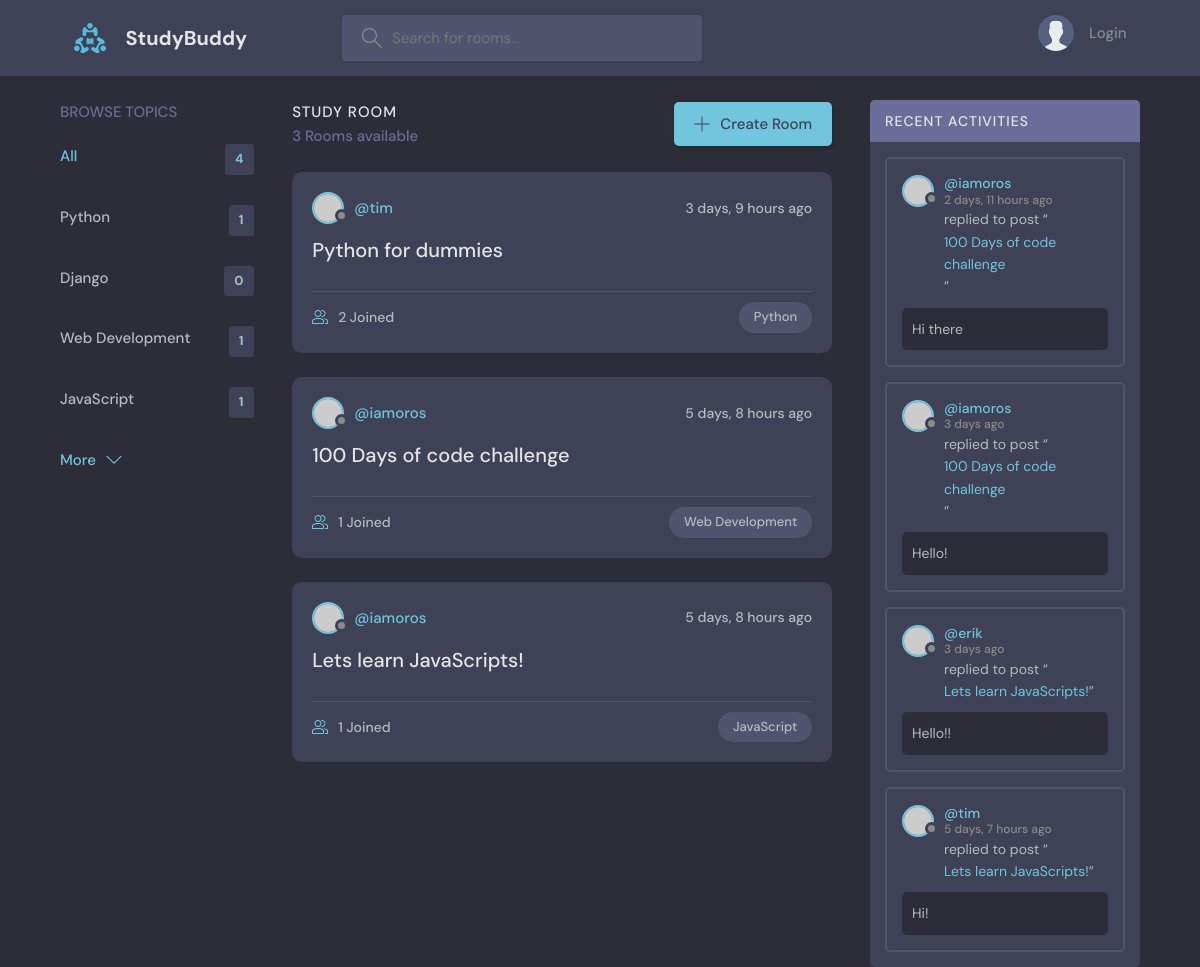
The page / on the database its author committed.
### base/models.py (models this page shows, shortened)
class Topic(models.Model):
	name = models.CharField(max_length=200)

class Room(models.Model):
	host = models.ForeignKey(User, on_delete=models.SET_NULL, null=True)
	topic = models.ForeignKey(Topic, on_delete=models.SET_NULL, null=True)
	name = models.CharField(max_length=200)
	description = models.TextField(null=True, blank=True)
	participants = models.ManyToManyField(User, related_name='participants', blank=True)
	updated = models.DateTimeField(auto_now=True)
	created = models.DateTimeField(auto_now_add=True)
	class Meta:
		ordering = ['-updated', '-created']
	def __str__(self):
		return self.name

class Message(models.Model):
	user = models.ForeignKey(User, on_delete=models.CASCADE)
	room = models.ForeignKey(Room, on_delete=models.CASCADE)
	body = models.TextField()
	updated = models.DateTimeField(auto_now=True)
	created = models.DateTimeField(auto_now_add=True)
	class Meta:
		ordering = ['-updated', '-created']

### base/views.py (the view)
# urls.py: path('', views.home, name="home"),
def home(request):
	q = request.GET.get('q') if request.GET.get('q') != None else ''
	rooms = Room.objects.filter(
		Q(topic__name__icontains=q) |
		Q(name__icontains=q) |
		Q(description__icontains=q)
		)
	topics = Topic.objects.all()
	room_count = rooms.count()
	room_messages = Message.objects.filter(Q(room__topic__name__icontains=q))
	context = {
		'rooms': rooms,
		'topics': topics,
		'room_count': room_count,
		'room_messages': room_messages
	}
	return render(request, 'base/home.html', context)

### base/templates/base/home.html (shortened to what this page needs)
	{% extends 'main.html' %}
	{% block content %}
	<main class="layout layout--3">
	  <div class="container">
		{% include 'base/topics_component.html' %}
		<div class="roomList">
		  <div class="roomList__header">
			<div>
			  <h2>Study Room</h2>
			  <p>{{room_count}} Rooms available</p>
			</div>
			<a class="btn btn--main" href="create-room.html">
			  <svg version="1.1" xmlns="http://www.w3.org/2000/svg" width="32" height="32" viewBox="0 0 32 32">
				<title>add</title>
				<path
				  d="M16.943 0.943h-1.885v14.115h-14.115v1.885h14.115v14.115h1.885v-14.115h14.115v-1.885h-14.115v-14.115z"
				></path>
			  </svg>
			  Create Room
			</a>
		  </div>
		  {% include 'base/feed_component.html' %}
		</div>
		{% include 'base/activity_component.html' %}
	  </div>
	</main>
	{% endblock content %}

### base/templates/base/topics_component.html
<div class="topics">
	<div class="topics__header">
	  <h2>Browse Topics</h2>
	</div>
	<ul class="topics__list">
	  <li>
		<a href="{% url 'home' %}" class="active">All <span>{{topics.count}}</span></a>
	  </li>
	  {% for topic in topics %}
	  <li>
		<a href="{% url 'home' %}?q={{topic.name}}">{{topic.name}} <span>{{topic.room_set.all.count}}</span></a>
	  </li>
		{% endfor %}
	</ul>
	<a class="btn btn--link" href="topics.html">
	  More
	  <svg version="1.1" xmlns="http://www.w3.org/2000/svg" width="32" height="32" viewBox="0 0 32 32">
		<title>chevron-down</title>
		<path d="M16 21l-13-13h-3l16 16 16-16h-3l-13 13z"></path>
	  </svg>
	</a>
  </div>

### base/templates/base/feed_component.html (shortened to what this page needs)
{% for room in rooms %}
<div class="roomListRoom">
	<div class="roomListRoom__header">
	  <a href="{% url 'user-profile' room.host.id %}" class="roomListRoom__author">
		<div class="avatar avatar--small">
		  <img src="https://randomuser.me/api/portraits/women/11.jpg" />
		</div>
		<span>@{{room.host.username}}</span>
	  </a>
	  <div class="roomListRoom__actions">
		<span>{{room.created|timesince}} ago</span>
	  </div>
	</div>
	<div class="roomListRoom__content">
	  <a href="{% url 'room' room.id %}">{{room.name}}</a>
	</div>
	<div class="roomListRoom__meta">
	  <a href="{% url 'room' room.id %}" class="roomListRoom__joined">
		{{room.participants.all.count}} Joined
	  </a>
	  <p class="roomListRoom__topic">{{room.topic.name}}</p>
	</div>
  </div>
{% endfor %}

### base/templates/base/activity_component.html (shortened to what this page needs)
<div class="activities">
	<div class="activities__header">
	  <h2>Recent Activities</h2>
	</div>
	{% for message in room_messages %}
	<div class="activities__box">
	  <div class="activities__boxHeader roomListRoom__header">
		<a href="{% url 'user-profile' message.user.id %}" class="roomListRoom__author">
		  <div class="avatar avatar--small">
			<img src="https://randomuser.me/api/portraits/women/11.jpg" />
		  </div>
		  <p>
			@{{message.user}}
			<span>{{message.created|timesince}} ago</span>
		  </p>
		</a>
	  </div>
	  <div class="activities__boxContent">
		<p>replied to post “<a href="{% url 'room' message.room.id %}">{{message.room}}</a>”</p>
		<div class="activities__boxRoomContent">
			{{message.body}}
		</div>
	  </div>
	</div>
	{% endfor %}
  </div>

### rows shown on the page
Topic: name "Python", room_set.all.count "1"
Topic: name "Django", room_set.all.count "0"
Topic: name "Web Development", room_set.all.count "1"
Topic: name "JavaScript", room_set.all.count "1"
Room: host.username "tim", created "3 days, 9 hours", name "Python for dummies", participants.all.count "2", topic.name "Python"
Room: host.username "iamoros", created "5 days, 8 hours", name "100 Days of code challenge", participants.all.count "1", topic.name "Web Development"
Room: host.username "iamoros", created "5 days, 8 hours", name "Lets learn JavaScripts!", participants.all.count "1", topic.name "JavaScript"
Message: user "iamoros", created "2 days, 11 hours", room "100 Days of code challenge", body "Hi there"
Message: user "iamoros", created "3 days", room "100 Days of code challenge", body "Hello!"
Message: user "erik", created "3 days", room "Lets learn JavaScripts!", body "Hello!!"
Message: user "tim", created "5 days, 7 hours", room "Lets learn JavaScripts!", body "Hi!"

### other values the page prints
{{ topics.count }} "4"
{{ room_count }} "3"
